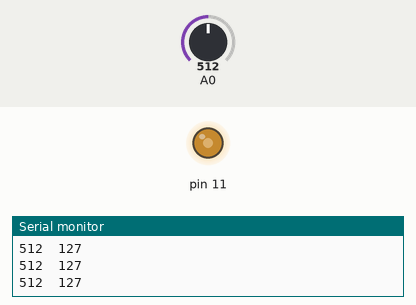
This sketch was run on a simulated Arduino Uno, built with avr-gcc and run on an emulated ATmega328P. On the bench: output pins drawn as LEDs (lit = HIGH), the last lines printed to the serial monitor. The inputs (shaded band) are chosen by the test bench; at power-on: A0 = 512.

Above: at 1.2 s.
1.3 s: A0 set to 983
At 1.7 s:
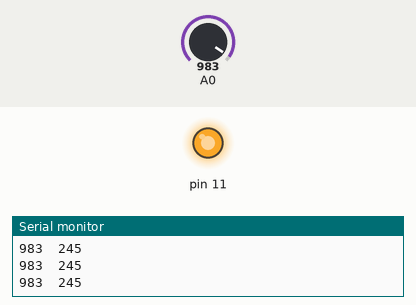
2.8 s: A0 set to 1010
At 3.9 s:
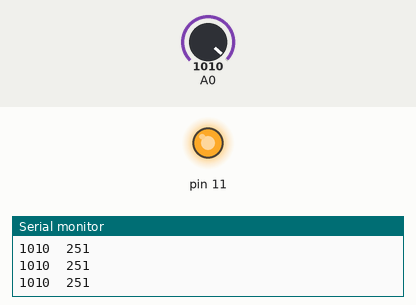
5.8 s: A0 set to 716
At 7.0 s:
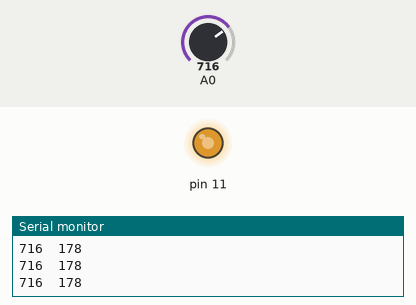
7.3 s: A0 set to 122
At 8.5 s:
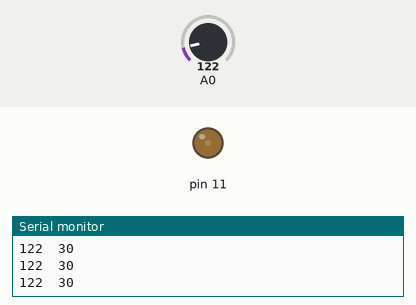
8.8 s: A0 set to 0
At 9.5 s:
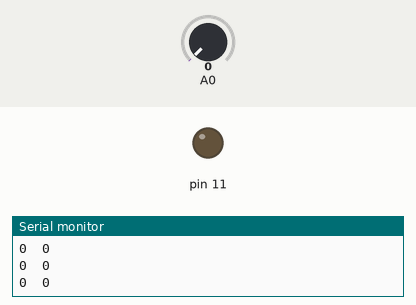
10.3 s: A0 set to 89
At 10.7 s:
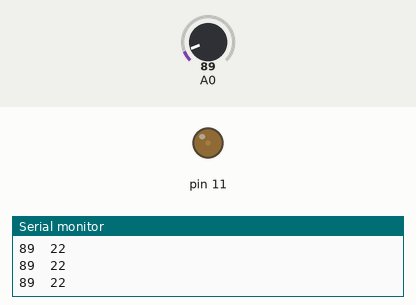
11.8 s: A0 set to 111
Timing chart, 0 to 14.3 s (numbered marks = the images above; inputs shaded):
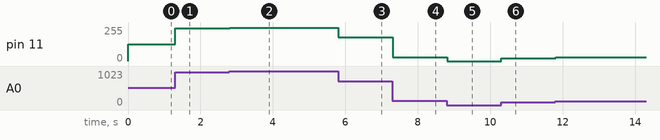

The sketch:

a_resistance.ino
```cpp
void setup() { //가변저항기
  Serial.begin(9600);
  pinMode(A0, INPUT);
  pinMode(11, OUTPUT);
}

void loop() {
  int analog_In = analogRead(A0);
  int analog_Out = map(analog_In, 0, 1023, 0, 255);

  analogWrite(11, analog_Out);

  Serial.print(analog_In);
  Serial.print("\t");
  Serial.println(analog_Out);
}
```

Measured:
- after the input at 1.3 s, pin 11: 127/255 → 245/255 at once
- after the input at 2.8 s, pin 11: 245/255 → 251/255 at once
- after the input at 5.8 s, pin 11: 251/255 → 178/255 at once
- after the input at 7.3 s, pin 11: 178/255 → 30/255 at once
- after the input at 8.8 s, pin 11: 30/255 → 0/255 at once
- after the input at 10.3 s, pin 11: 0/255 → 22/255 at once
- after the input at 11.8 s, pin 11: 22/255 → 27/255 at once
